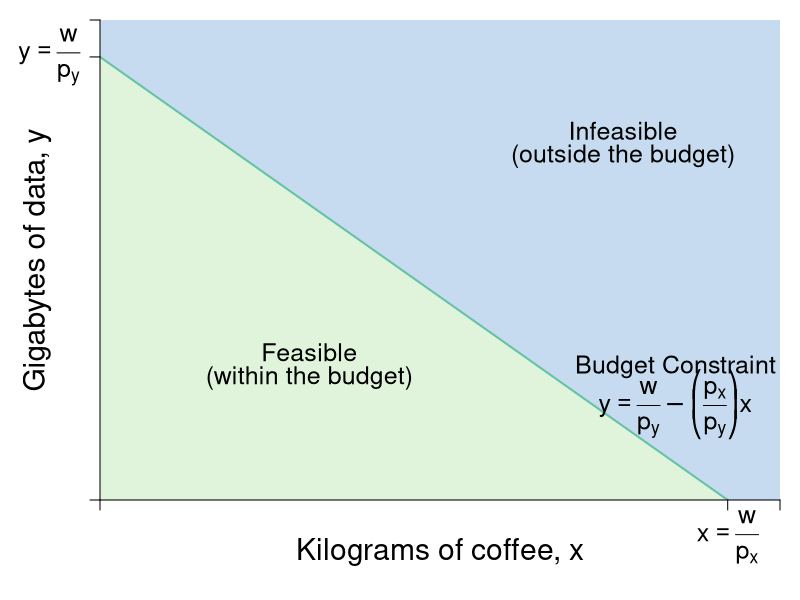

The R source for this figure:
require(shape)
pdf(file = "indmarketdemand/budget_basic.pdf", width = 9, height = 7)

#Set parameters for graphics
pointsize <- 1.8
axislabelsize <- 1.8
labelsize <- 1.5
namesize <- 1.8
annotatesize <- 1.5
graphlinewidth <- 2
segmentlinewidth <- 1.5


COL <- c("#7fc97f", "#beaed4", "#fdc086", "#ffff99", "#386cb0", "#f0027f", "#bf5b17", "#666666")
COLA <- c("#e0f3db", "#99d8c9","#66c2a4","#41ae76", "#238b45", "#005824")
COLB <- c("#c6dbef", "#4eb3d3", "#2b8cbe", "#0868ac","#084081")

#Edited the margins to cater for the larger LHS labels
par(mar =  c(5, 5, 1, 1))

mrsA <- function(x, rmax = 10, xmax = 20) {
  rmax - (rmax/xmax)*x
}


uA <- function(x, y, rmax = 2, xmax = 12) {
  y + rmax*x - (1/2)*(rmax/xmax)*x^2
}

indiffA1 <- function(x, uA = 10, rmax = 2.5, xmax = 10) {
  uA - rmax*x + (1/2)*(rmax/xmax)*(x^2)
}


bcA <- function(x, w = 20, p = 2) {
  w - p*x
}


xlims <- c(0, 13)
ylims <- c(0, 13)

npts <- 501 
x <- seq(xlims[1], xlims[2], length.out = npts)
y <- seq(ylims[1], ylims[2], length.out = npts) 
a <- c(13, 15, 17)

plot(0, 0, xlim = xlims, ylim = ylims, type = "n",
     xlab = expression(paste("")),
     ylab = expression(paste("")), 
     xaxt = "n", 
     yaxt = "n", 
     cex.lab = axislabelsize, 
     bty = "n",
     xaxs = "i", 
     yaxs = "i")

# ticksy <- seq(from = 0, to = ylims[2], by = 2)
# ylabels <- seq(from = 0, to = ylims[2], by = 2)
# ticksx <- seq(from = 0, to = xlims[2], by = 2)
# xlabels <- seq(from = 0, to = xlims[2], by = 2)
ticksy <- c(0, 12, ylims[2])
ylabels <- c(NA, expression(paste(y == frac(w, p[y]) )), NA)
ticksx <- c(0, 12, xlims[2])
xlabels <- c(NA, NA, NA)


npts <- 500 
xx1 <- seq(xlims[1], xlims[2], length.out = npts)

xpoly1 <- c(0, 0, 12, 0)
ypoly1 <- c(0, 12, 0, 0)
polygon(x = xpoly1, y = ypoly1, col = COLA[1], density=NULL, border = NA)
xpoly2 <- c(0, 0, 13, 13, 12, 0)
ypoly2 <- c(12, 13, 13, 0, 0, 12)
polygon(x = xpoly2, y = ypoly2, col = COLB[1], density=NULL, border = NA)

lines(xx1, bcA(xx1, w = 12, p = 1), col = COLA[3], lwd = graphlinewidth)

mtext(expression(paste("Kilograms of coffee, ", x)), side=1, line = 2.5, cex = axislabelsize)
text(-1.2, 0.5*ylims[2], expression(paste("Gigabytes of data, ", y)), xpd = TRUE, cex = axislabelsize, srt = 90) 

text(4, 4, expression("Feasible"), cex = annotatesize)
text(4, 3.3, expression("(within the budget)"), cex = annotatesize)
text(10, 10, expression("Infeasible"), cex = annotatesize)
text(10, 9.3, expression("(outside the budget)"), cex = annotatesize)
#text(7.3, 2.5, expression("Curve"))
#Arrows(7.3, 3.5, 7.3, 6.1, col = "black", lty = 1, lwd = 2, arr.type = "triangle", arr.lwd = 0.5)

#Label the iso-welfare functions for the HG, Aisha
#text(4, 1.5, expression(bc[px]))
#text(7.5, 1.5, expression(bc[px]))
text(11, 3.6, expression("Budget Constraint"), cex = annotatesize)
text(11, 2.6, expression(paste(y == frac(w,p[y]) - bgroup("(",frac(p[x], p[y]),")")*x)), cex = annotatesize)


axis(1, at = ticksx, pos = 0, labels = xlabels, cex.axis = labelsize)
axis(2, at = ticksy, pos = 0, labels = ylabels, las = 1, cex.axis = labelsize)

text(12, -1, expression(paste(x == frac(w, p[x]) )), cex = labelsize, xpd = TRUE)


dev.off()
